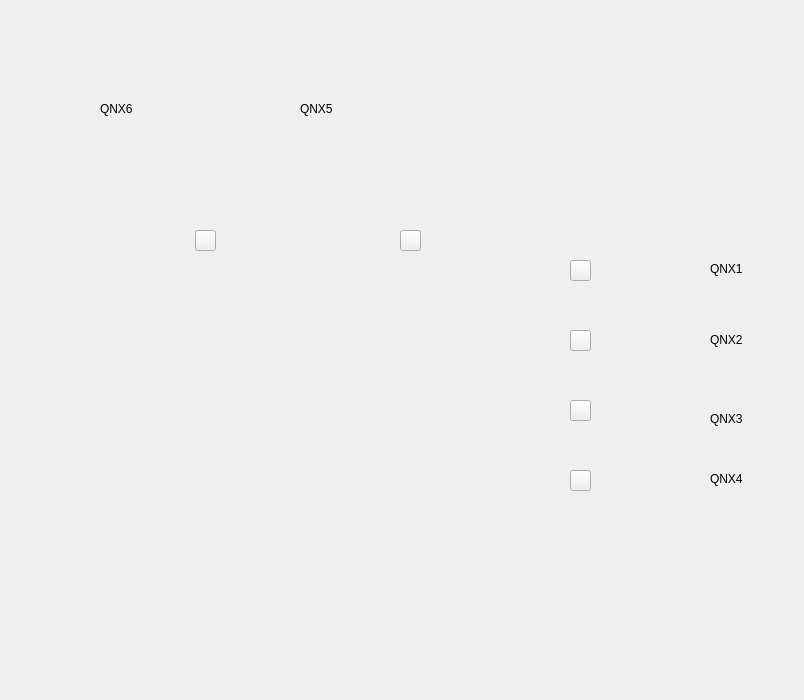
<?xml version="1.0" encoding="UTF-8"?>
<ui version="4.0">
 <class>SistemaDatos</class>
 <widget class="QWidget" name="SistemaDatos">
  <property name="geometry">
   <rect>
    <x>0</x>
    <y>0</y>
    <width>804</width>
    <height>700</height>
   </rect>
  </property>
  <property name="minimumSize">
   <size>
    <width>100</width>
    <height>700</height>
   </size>
  </property>
  <property name="maximumSize">
   <size>
    <width>99999</width>
    <height>700</height>
   </size>
  </property>
  <property name="windowTitle">
   <string>Form</string>
  </property>
  <widget class="QLabel" name="label">
   <property name="geometry">
    <rect>
     <x>710</x>
     <y>260</y>
     <width>51</width>
     <height>17</height>
    </rect>
   </property>
   <property name="text">
    <string>QNX1</string>
   </property>
  </widget>
  <widget class="QLabel" name="label_2">
   <property name="geometry">
    <rect>
     <x>710</x>
     <y>330</y>
     <width>51</width>
     <height>20</height>
    </rect>
   </property>
   <property name="text">
    <string>QNX2</string>
   </property>
  </widget>
  <widget class="QLabel" name="label_3">
   <property name="geometry">
    <rect>
     <x>710</x>
     <y>410</y>
     <width>51</width>
     <height>17</height>
    </rect>
   </property>
   <property name="text">
    <string>QNX3</string>
   </property>
  </widget>
  <widget class="QLabel" name="label_4">
   <property name="geometry">
    <rect>
     <x>710</x>
     <y>470</y>
     <width>51</width>
     <height>17</height>
    </rect>
   </property>
   <property name="text">
    <string>QNX4</string>
   </property>
  </widget>
  <widget class="QLabel" name="label_5">
   <property name="geometry">
    <rect>
     <x>300</x>
     <y>100</y>
     <width>51</width>
     <height>17</height>
    </rect>
   </property>
   <property name="text">
    <string>QNX5</string>
   </property>
  </widget>
  <widget class="QLabel" name="label_6">
   <property name="geometry">
    <rect>
     <x>100</x>
     <y>100</y>
     <width>41</width>
     <height>17</height>
    </rect>
   </property>
   <property name="text">
    <string>QNX6</string>
   </property>
  </widget>
  <widget class="QPushButton" name="pushButtonQnx1Encender">
   <property name="geometry">
    <rect>
     <x>570</x>
     <y>260</y>
     <width>21</width>
     <height>21</height>
    </rect>
   </property>
   <property name="text">
    <string/>
   </property>
  </widget>
  <widget class="QPushButton" name="pushButtonQnx2Encender">
   <property name="geometry">
    <rect>
     <x>570</x>
     <y>330</y>
     <width>21</width>
     <height>21</height>
    </rect>
   </property>
   <property name="text">
    <string/>
   </property>
  </widget>
  <widget class="QPushButton" name="pushButtonQnx3Encender">
   <property name="geometry">
    <rect>
     <x>570</x>
     <y>400</y>
     <width>21</width>
     <height>21</height>
    </rect>
   </property>
   <property name="text">
    <string/>
   </property>
  </widget>
  <widget class="QPushButton" name="pushButtonQnx6Encender">
   <property name="geometry">
    <rect>
     <x>195</x>
     <y>230</y>
     <width>21</width>
     <height>21</height>
    </rect>
   </property>
   <property name="text">
    <string/>
   </property>
  </widget>
  <widget class="QPushButton" name="pushButtonQnx5Encender">
   <property name="geometry">
    <rect>
     <x>400</x>
     <y>230</y>
     <width>21</width>
     <height>21</height>
    </rect>
   </property>
   <property name="text">
    <string/>
   </property>
  </widget>
  <widget class="QPushButton" name="pushButtonQnx4Encender">
   <property name="geometry">
    <rect>
     <x>570</x>
     <y>470</y>
     <width>21</width>
     <height>21</height>
    </rect>
   </property>
   <property name="text">
    <string/>
   </property>
  </widget>
  <widget class="QLabel" name="labelQnx">
   <property name="geometry">
    <rect>
     <x>420</x>
     <y>10</y>
     <width>291</width>
     <height>511</height>
    </rect>
   </property>
   <property name="text">
    <string/>
   </property>
   <property name="pixmap">
    <pixmap resource="../resource.qrc">:/images/adquisicionDatos.jpg</pixmap>
   </property>
  </widget>
  <widget class="QLabel" name="labelQnx5">
   <property name="geometry">
    <rect>
     <x>220</x>
     <y>120</y>
     <width>201</width>
     <height>191</height>
    </rect>
   </property>
   <property name="text">
    <string/>
   </property>
   <property name="pixmap">
    <pixmap resource="../resource.qrc">:/images/qnx5Apagada.jpg</pixmap>
   </property>
  </widget>
  <widget class="QLabel" name="labelQnx6">
   <property name="geometry">
    <rect>
     <x>10</x>
     <y>120</y>
     <width>211</width>
     <height>191</height>
    </rect>
   </property>
   <property name="text">
    <string/>
   </property>
   <property name="pixmap">
    <pixmap resource="../resource.qrc">:/images/qnx6Apagada.jpg</pixmap>
   </property>
  </widget>
  <zorder>labelQnx5</zorder>
  <zorder>labelQnx6</zorder>
  <zorder>labelQnx</zorder>
  <zorder>label_2</zorder>
  <zorder>label_3</zorder>
  <zorder>label_4</zorder>
  <zorder>label_5</zorder>
  <zorder>label_6</zorder>
  <zorder>pushButtonQnx1Encender</zorder>
  <zorder>pushButtonQnx2Encender</zorder>
  <zorder>pushButtonQnx3Encender</zorder>
  <zorder>pushButtonQnx4Encender</zorder>
  <zorder>label</zorder>
  <zorder>pushButtonQnx5Encender</zorder>
  <zorder>pushButtonQnx6Encender</zorder>
 </widget>
 <resources>
  <include location="../resource.qrc"/>
 </resources>
 <connections/>
</ui>
